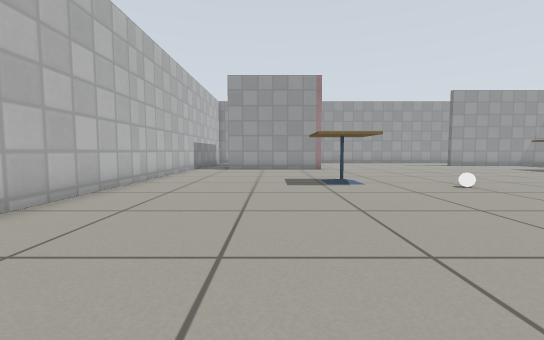
[1] (above)

15 first-person views from a walk through a Gazebo world. The camera is 0.5 m above the floor, tilts 4° down and sees 90° across. The floor is counted in squares, 0.5 m on a side. Each view is taken from the middle of a square. On the plan, view 1 faces up. The plan holds only what a view shows up to about 11 squares ahead; the rest is blank. Gazebo's built-in surfaces are drawn with simple patterns.

[2]
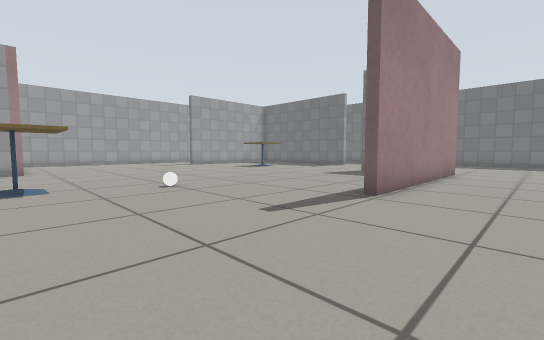

[3]
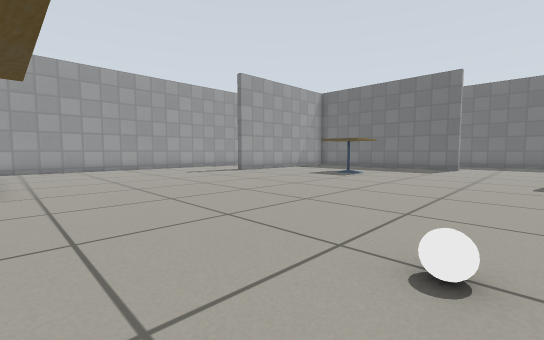

[4]
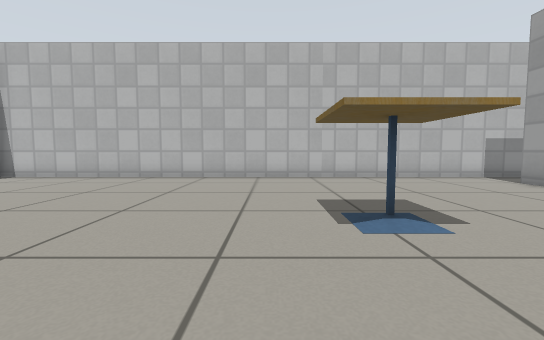

[5]
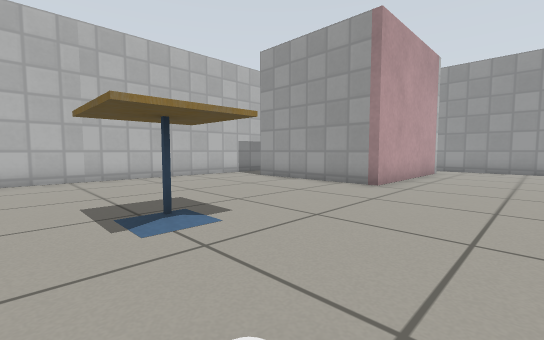

[6]
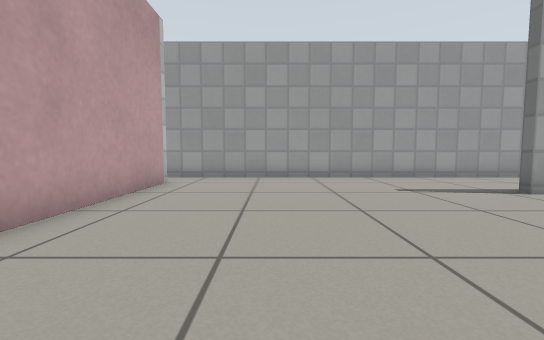

[7]
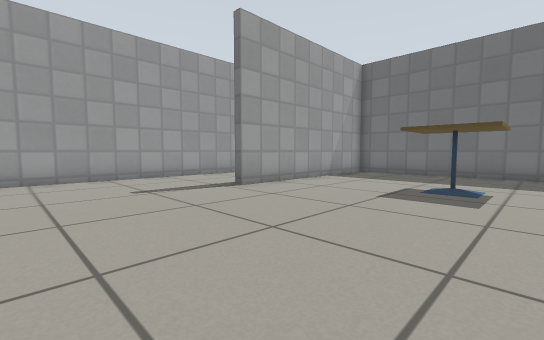

[8]
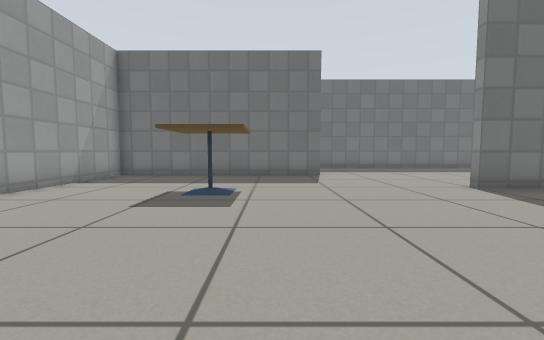

[9]
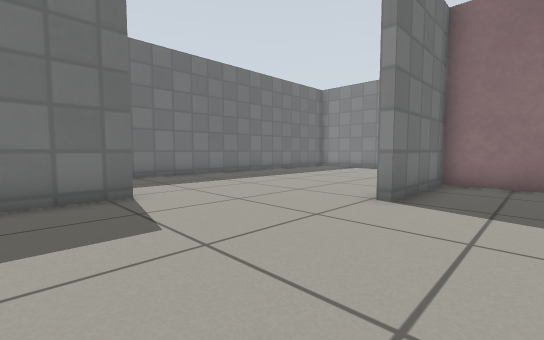

[10]
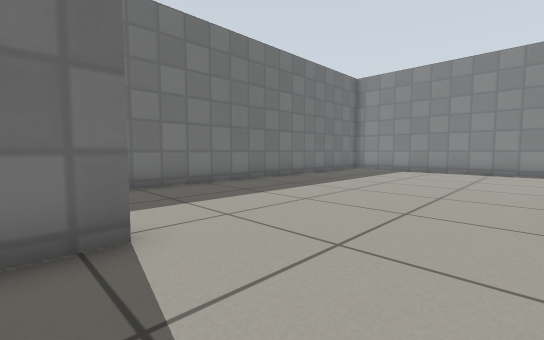

[11]
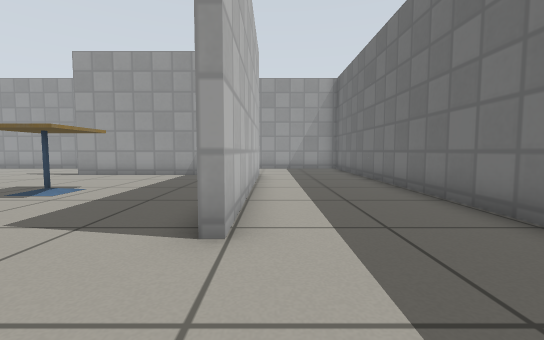

[12]
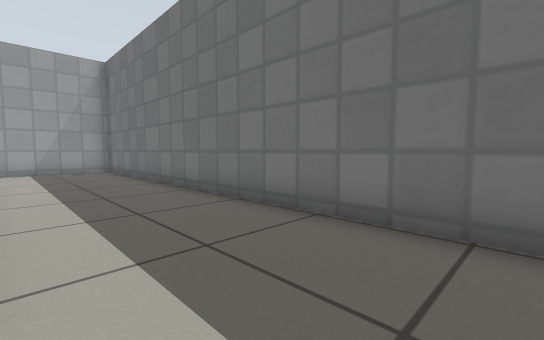

[13]
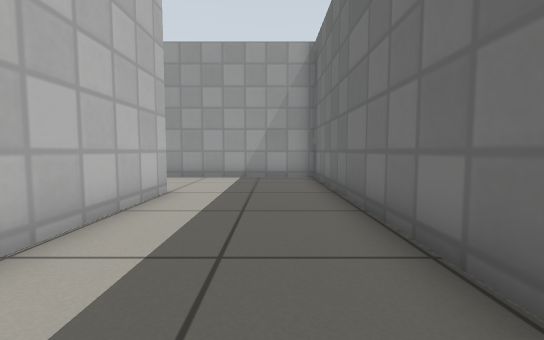

[14]
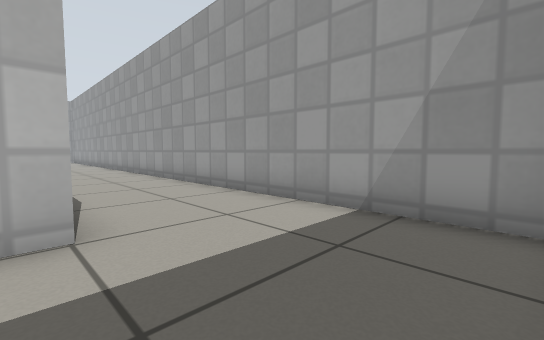

[15]
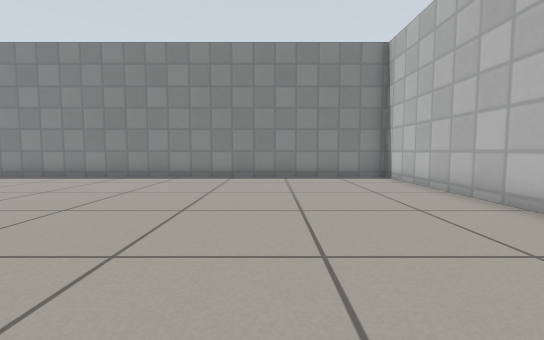

### Floor plan
Points are (right, up) in squares from view 1. A wall is a line through its corners. A room is listed if a view was taken in it or the views show most of it. See-through windows are left out.
Room 1 (views 1, 2, 3, 4, 5, 6, 7, 8, 9, 10, 11, 12, 13, 14, 15)
walls: (12.9, 2.9) (15.1, 2.9) (15.1, 6.6) (15.5, 6.6); (15.2, 2.6) (7.9, 2.6) (7.9, 3); (19.2, 10) (19.2, 18.2) (12, 18.2) (12, 18.6); (19.5, 18.6) (19.5, 10); (16, -3.3) (17.6, -3.3); (2.7, 20.8) (2.7, 14.7) (-2.4, 14.7); (23.6, 2.8) (23.6, 22.3) (2, 22.3); (-4.3, 16.5) (-4.3, -3.3) (10.4, -3.3)
objects: cafe table (2, 8) to (3, 9); white ball (5, 7); cafe table (14, 13) to (15, 14)

Where each view was taken, in squares from view 1:
view 1: 0 up, 0 right, facing up
view 2: 0 up, 2 right, facing up-right
view 3: 7 up, 3 right, facing up-right
view 4: 7 up, 6 right, facing left
view 5: 7 up, 6 right, facing up-left
view 6: 12 up, 6 right, facing up
view 7: 12 up, 7 right, facing up-right
view 8: 12 up, 8 right, facing right
view 9: 12 up, 13 right, facing down-right
view 10: 11 up, 16 right, facing down-right
view 11: 7 up, 20 right, facing up
view 12: 8 up, 20 right, facing up-right
view 13: 12 up, 22 right, facing up
view 14: 18 up, 23 right, facing up-left
view 15: 7 up, 0 right, facing down
